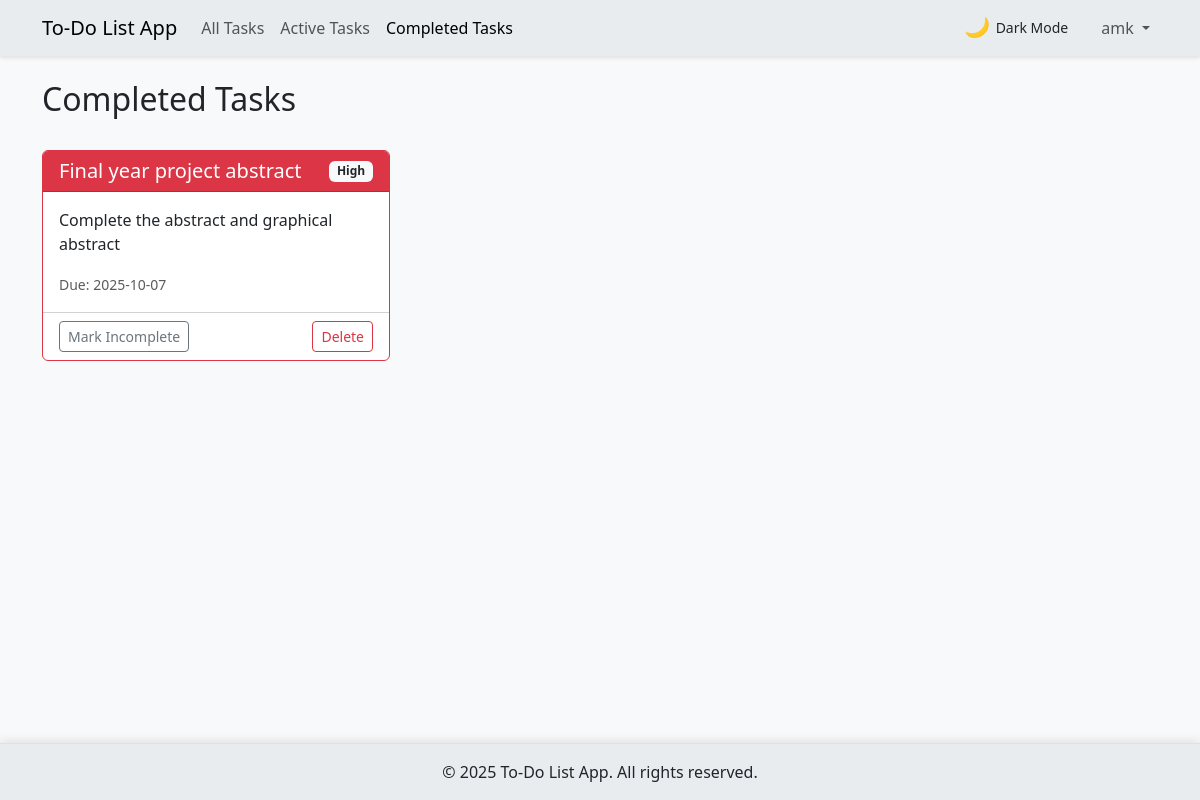
Page /completed (signed in) on the committed database.
### tables this page shows
CREATE TABLE tasks (
        id INTEGER PRIMARY KEY AUTOINCREMENT,
        title TEXT NOT NULL,
        description TEXT,
        due_date TEXT,
        priority TEXT,
        completed BOOLEAN DEFAULT 0,
        user_id INTEGER,
        created_at TIMESTAMP DEFAULT CURRENT_TIMESTAMP,
        FOREIGN KEY (user_id) REFERENCES users (id)
    );

### app.py (the view)
@app.route('/completed')
@login_required
def completed_tasks():
    conn = get_db_connection()
    tasks = conn.execute('SELECT * FROM tasks WHERE user_id = ? AND completed = 1 ORDER BY created_at DESC',
                       (session['user_id'],)).fetchall()
    conn.close()
    return render_template('tasks.html', tasks=tasks, active_page='completed', page_title='Completed Tasks')

### app.py (called while the page is built)
def login_required(f):
    @wraps(f)
    def decorated_function(*args, **kwargs):
        if 'user_id' not in session:
            flash('Please log in to access this page', 'warning')
            return redirect(url_for('login'))
        return f(*args, **kwargs)
    return decorated_function

def get_db_connection():
    conn = sqlite3.connect(DATABASE)
    conn.row_factory = sqlite3.Row
    return conn

### templates/tasks.html (shortened to what this page needs)
{% extends "base.html" %}
{% block content %}
<div class="row">
    <div class="col-12 mb-4">
        <h2>{{ page_title }}</h2>
    </div>
</div>
<div class="row">
    {% if tasks|length > 0 %}
        <div class="row" id="taskList">
            {% for task in tasks %}
            <div class="col-md-6 col-lg-4 mb-4 task-item" data-id="{{ task.id }}">
                <div class="card h-100 {% if task.priority == 'high' %}border-danger{% elif task.priority == 'medium' %}border-warning{% else %}border-info{% endif %}">
                    <div class="card-header d-flex justify-content-between align-items-center {% if task.priority == 'high' %}bg-danger text-white{% elif task.priority == 'medium' %}bg-warning{% else %}bg-info text-white{% endif %}">
                        <h5 class="card-title mb-0">{{ task.title }}</h5>
                        <span class="badge bg-light text-dark">{{ task.priority|capitalize }}</span>
                    </div>
                    <div class="card-body">
                        <p class="card-text">{{ task.description or 'No description provided.' }}</p>
                        {% if task.due_date %}
                        <p class="card-text"><small class="text-muted">Due: {{ task.due_date }}</small></p>
                        {% endif %}
                    </div>
                    <div class="card-footer bg-transparent d-flex justify-content-between">
                        <form action="{{ url_for('complete_task', id=task.id) }}" method="post" class="complete-form">
                            <button type="submit" class="btn btn-sm {% if task.completed %}btn-outline-secondary{% else %}btn-outline-success{% endif %} complete-btn">
                                {% if task.completed %}Mark Incomplete{% else %}Mark Complete{% endif %}
                            </button>
                        </form>
                        <form action="{{ url_for('delete', id=task.id) }}" method="post" class="delete-form">
                            <button type="submit" class="btn btn-sm btn-outline-danger delete-btn">Delete</button>
                        </form>
                    </div>
                </div>
            </div>
            {% endfor %}
        </div>
    {% endif %}
</div>
{% endblock %}

### static/css/style.css (style rules this page uses)
body { min-height: 100vh; display: flex; flex-direction: column; transition: background-color 0.3s, color 0.3s; }
body.light-theme { background-color: #f8f9fa; color: #212529; }
.task-item .card { transition: transform 0.2s, box-shadow 0.2s, opacity 0.3s; }

### rows in the picture
tasks: title "Final year project abstract", priority "High", description "Complete the abstract and graphical abstract", due_date "2025-10-07", completed "Mark Incomplete"

### other values in the picture
{{ session.username }} "amk"
{{ page_title }} "Completed Tasks"
